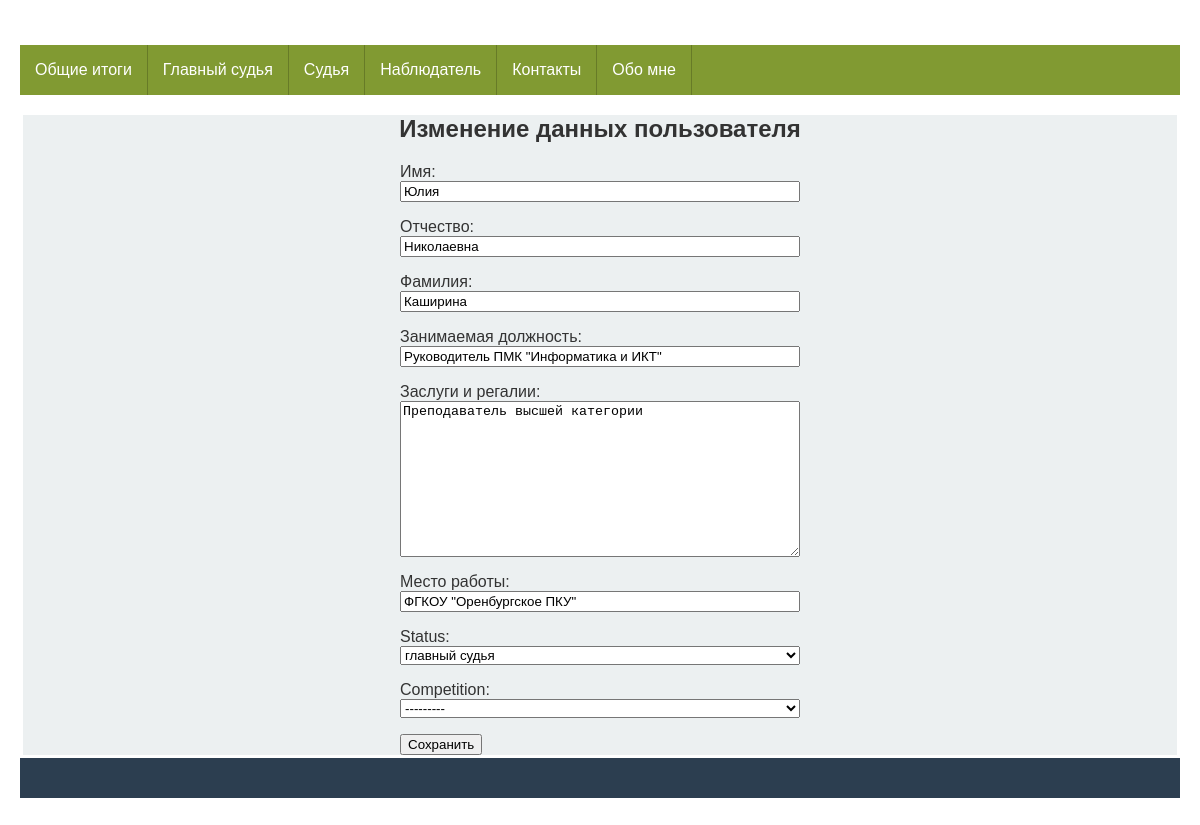
Screenshot of /judges/edit/6/ with the database file from the repository.
### app_for_judges/models.py (models this page shows, shortened)
class User(models.Model):
    class Meta:
        abstract = True  # данное поле указывает, что класс абстрактный
    name = models.CharField(_('Имя'), max_length=25)
    patronymic = models.CharField(_('Отчество'), max_length=25, default=None)
    last_name = models.CharField(_('Фамилия'), max_length=25)
    is_active = models.BooleanField(_('Удалить'), default=True)

class Judge(User):
    STATUSES = (
        ('M', 'главный судья'),
        ('J', 'судья'),
        ('S', 'секретарь'),
        ('O', 'наблюдатель'),
    )
    class Meta:
        db_table = 'judges'
        verbose_name = _('Судьи')
    post = models.CharField(_('Занимаемая должность'), max_length=100)
    regalia = models.TextField(_('Заслуги и регалии'), default=None)
    organization = models.CharField(_('Место работы'), max_length=100)
    status = models.CharField(_('Статус на соревнованиях'), max_length=1,
                              choices=STATUSES, default='O')
    competitions = models.ManyToManyField(Competition, blank=True, default='Нет')

### app_for_competitions/models.py (models this page shows)
class Competition(models.Model):
    class Meta:
        db_table = 'competitions'
        verbose_name = _('Соревнования')
    name = models.CharField(_('Сокращенное название'), max_length=50)
    fullname = models.CharField(_('Полное наименование конкурса'), max_length=200,
                                default=None)
    date = models.DateField(_('Дата проведения'),
                            help_text="Дата начала")
    active = models.BooleanField(_('Активен'), default=True)
    def __str__(self):
        return self.name

### app_for_judges/views.py (the view, shortened to what this page needs)
# urls.py: path('edit/<int:pk>/', edit_judge, name='edit_judge'),
def edit_judge(request, pk):
    judge = get_object_or_404(Judge, id=pk)
    if request.method == 'GET':
        context = {'form': UserForm(instance=judge), 'id': pk}
        return render(request, 'app_for_judges/edit_judge.html', context)

### app_for_judges/forms.py
class UserForm(forms.ModelForm):
    class Meta:
        model = Judge
        fields = ['name', 'patronymic', 'last_name', 'post', 'regalia', 'organization']
    status = forms.ChoiceField(choices=Judge.STATUSES)
    competition = forms.ModelChoiceField(
        queryset=Competition.objects.all().order_by('name'), blank=True)

### app_for_judges/templates/app_for_judges/edit_judge.html (shortened to what this page needs)
{% extends 'base.html' %}
{% load static %}
{% block content %}
<h2 class="center">{% if id %} Изменение данных пользователя {% else %} Новый пользователь {% endif %}</h2>
<form method="post" novalidate>
    {{ form.as_p }}
    <input type="submit" value="Сохранить"/>
</form>
{% endblock content %}

### static/css/stylesheet.css (style rules this page uses)
body { margin: 0; }
* { box-sizing: border-box; }
.center { text-align: center; }
* { -moz-box-sizing: border-box; -webkit-box-sizing: border-box; box-sizing: border-box; }
html { color: #333333; font-size: 62.5%; }
body { font: normal 16px Tahoma, Geneva, Helvetica, sans-serif; margin: 0 auto; padding: 0; }
@media only all and (min-width: 760px) { body { padding: 20px; padding: 2rem; } }
form { max-width: 400px; margin: 0 auto; border: 1px solid # }
label, input, textarea, select { display: block; width: 100%; }
input[type='submit'] { display: inline-block; width: auto; }

### rows the page displays
Judge: name "Юлия", patronymic "Николаевна", last_name "Каширина", post "Руководитель ПМК \"Информатика и ИКТ\"", regalia "Преподаватель высшей категории", organization "ФГКОУ \"Оренбургское ПКУ\"", status "главный судья"
